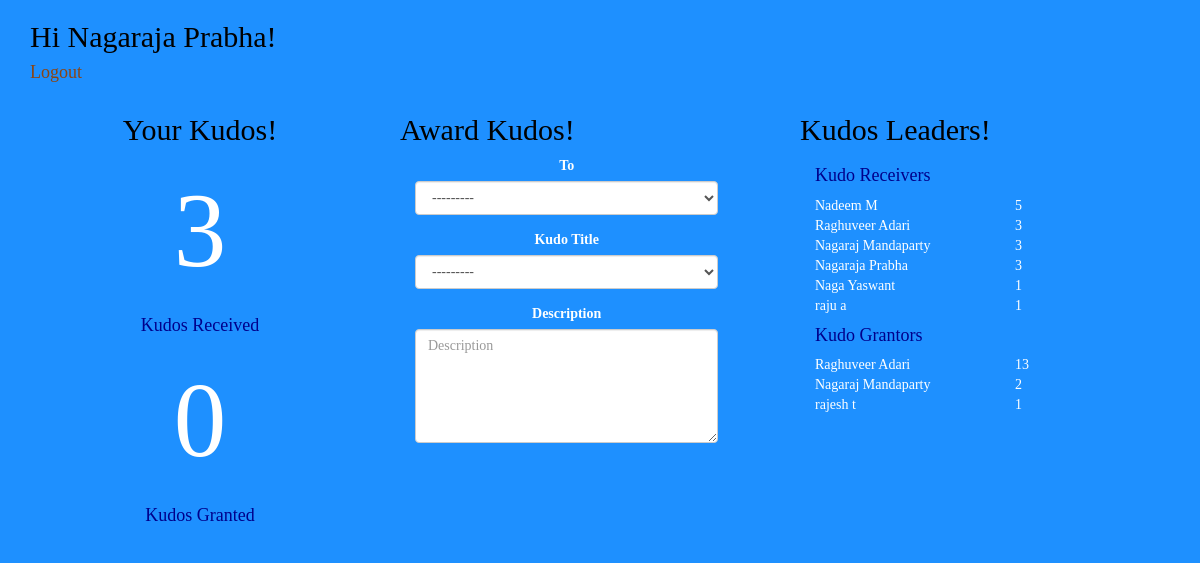
Screenshot of /kudos/home/ (signed in) with the database file from the repository.
### kudos/models.py (models this page shows)
class User(AbstractUser):
    username = None
    email = models.EmailField(_('email address'), unique=True)
    team = models.ForeignKey(Team, on_delete=models.CASCADE, null=True)
    USERNAME_FIELD = 'email'
    REQUIRED_FIELDS = []
    objects = UserManager()
    def __str__(self):
       return self.first_name + ' ' + self.last_name

### kudos/views.py (the view)
# urls.py: path('home/', views.home, name='home'),
@login_required(login_url="/login/")
def home(request):
    current_user = request.user
    if request.method == "POST":
        form = KudoForm(current_user, request.POST)
        if form.is_valid():
            model_instance = form.save(commit=False)
            model_instance.from_user = request.user
            model_instance.release = Release.objects.filter(is_current_release=True).first()
            model_instance.date = datetime.now()
            model_instance.save()
            return redirect('home')
    else:
        kudos_granted = Kudo.objects.filter(from_user=current_user).count()
        kudos_received = Kudo.objects.filter(to_user=current_user).count()
        grantor_leaders = Kudo.objects.values('from_user').annotate(dcount=Count('from_user')).order_by('-dcount')
        for x in grantor_leaders:
            id = x['from_user']
            x['from_user'] = User.objects.get(pk=id)
        receiver_leaders = Kudo.objects.values('to_user').annotate(dcount=Count('to_user')).order_by('-dcount')
        for x in receiver_leaders:
            id = x['to_user']
            x['to_user'] = User.objects.get(pk=id)
        form = KudoForm(current_user)
        form.Meta.fields
        context = {'kudos_granted': kudos_granted, 'kudos_received': kudos_received,
                    'grantor_leaders': grantor_leaders, 'receiver_leaders': receiver_leaders,
                    'user': current_user, 'form': form}
        return render(request, 'home.html', context)

### kudos/forms.py
class KudoForm(ModelForm):
    def __init__(self, user, *args, **kwargs):
        super(KudoForm, self).__init__(*args, **kwargs)
        self.fields['to_user'].required = True
        self.fields['title'].required = True
        self.fields['description'].required = True
        self.fields['to_user'].label = "To"
        self.fields['title'].label = "Kudo Title"
        self.fields['to_user'].queryset = User.objects.exclude(email=user.email)
    class Meta:
        model = Kudo
        fields = ['to_user', 'title', 'description']
        widgets = {
            'description': Textarea(attrs={'cols': 10, 'rows': 5}),
        }

### kudos/models.py (called while the page is built)
    def __str__(self):
       return self.kudo_title

### kudos/templates/home.html (shortened to what this page needs)
{% extends 'base.html' %}
{% load bootstrap3 %}
{% block content %}
    {% if user.is_authenticated %}
        <div class="container-fluid">
            <div id="diff" class="row1">
                <div class="head">
                    <div class="col-lg-12" text-left>
                        <h2>Hi {{ user }}! <h4><a href="{% url 'logout' %}">Logout</a></h4></h2>
                    </div>
                </div>
            </div>
            <div class="row" text-center>
                <div class="col-lg-4" id="col1">
                    <div class="row">
                        <h2 id="header">Your Kudos!</h2>
                    </div>
                    <div class="row">
                        <div class="col-lg-12">
                            <div class="stats">{{ kudos_received }}</div>
                        </div>
                    </div>
                    <div class="row">
                        <div class="col-lg-12">
                            <div class="stats"> <h4>Kudos Received</h4></div>
                        </div>
                    </div>
                    <div class="row">
                        <div class=" col-lg-12">
                            <div class="stats">{{ kudos_granted }}</div>
                        </div>
                    </div>
                    <div class="row">
                        <div class="col-lg-12">
                            <div class="stats"><h4>Kudos Granted</h4></div>
                        </div>
                    </div>
                </div>
                <div class="col-lg-4" id="col2">
                    <div class="row">
                        <h2>Award Kudos!</h2>
                    </div>
                    <div class="row">
                        <div class="col-lg-10 text-left">
                            <form role="form" method="post">
                                {% bootstrap_form form %}
                            </form>
                        </div>
                    </div>
                </div>
                <div class="col-lg-4" text-center id="col3">
                    <div class="row"><h2>Kudos Leaders!</h2></div>
                    <div class="row">
                        <div class="col-lg-12">
                            <h4>Kudo Receivers</h4>
                            {% for x in receiver_leaders %}
                                <div class="row">
                                    <div class="col-lg-6 text-left">
                                        {{ x.to_user }}
                                    </div>
                                    <div class="col-lg-6 text-left">
                                        {{ x.dcount }}
                                    </div>
                                </div>
                            {% endfor %}
                        </div>
                    </div>
                    <div class="row">
                        <div class="col-lg-12">
                            <h4>Kudo Grantors</h4>
                            {% for x in grantor_leaders %}
                                <div class="row">
                                    <div class="col-lg-6 text-left">
                                        {{ x.from_user }}
                                    </div>
                                    <div class="col-lg-6 text-left">
                                        {{ x.dcount }}
                                    </div>
                                </div>
                            {% endfor %}
                        </div>
                    </div>
                </div>
            </div>
        </div>
    {% else %}
        <p>You are not logged in</p>
        <a href="{% url 'login' %}">login</a>
    {% endif %}
{% endblock %}

### kudos/static/kudos/kudos.css (style rules this page uses)
.stats { font-size: 7.5em; text-align: center; }
a { color : saddlebrown; }
h2 { text-align: left; color: black; }
#diff { background-color: darkcyan; }
#header { text-align: center; color: black; }
h4 { color: darkblue; }
body { background-color: dodgerblue; color: white ; font-family: Calibri; }
.head { background-color: darkblue; }
.row1 { background-color: black; }
form { text-align: center; }

### rows the page displays
User: first_name+last_name "Nagaraja Prabha", to_user "Nagaraja Prabha", dcount "3"
User: to_user "Nadeem M", dcount "5"
User: to_user "Raghuveer Adari", dcount "3", from_user "Raghuveer Adari", dcount "13"
User: to_user "Nagaraj Mandaparty", dcount "3", from_user "Nagaraj Mandaparty", dcount "2"
User: to_user "Naga Yaswant", dcount "1"
User: to_user "raju a", dcount "1"
User: from_user "rajesh t", dcount "1"

### other values shown
{{ kudos_received }} "3"
{{ kudos_granted }} "0"
